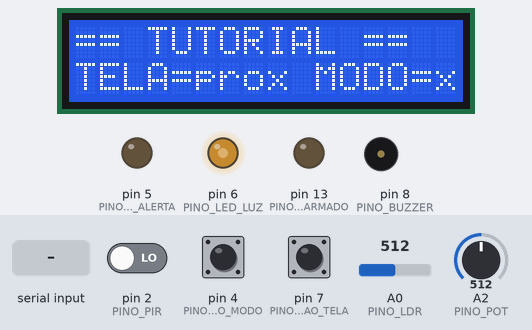
Simulated run of this sketch. Board: Arduino Uno, built with avr-gcc and run on an emulated ATmega328P. On the bench: 16×2 character LCD, output pins drawn as LEDs (lit = HIGH), buzzer (waves = sounding). Dashed ring = blinking. The inputs (shaded band) are chosen by the test bench; at power-on: pin 4 (PINO_BOTAO_MODO) HIGH, A0 (PINO_LDR) = 512, pin 2 (PINO_PIR) LOW, pin 7 (PINO_BOTAO_TELA) HIGH, A2 (PINO_POT) = 512. What the sketch prints to the serial monitor is not drawn.

Above: at 1.2 s.
1.3 s: "a\n" received over Serial
At 1.67 s:
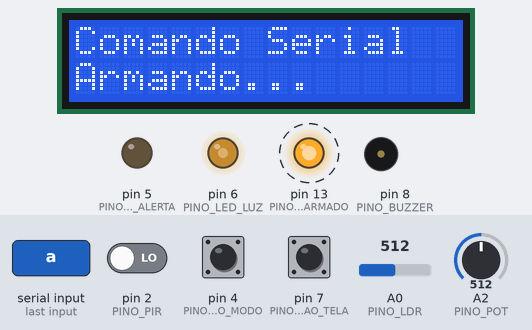
3.3 s: pin 4 (PINO_BOTAO_MODO) pulled LOW for 0.15 s
At 4.5 s:
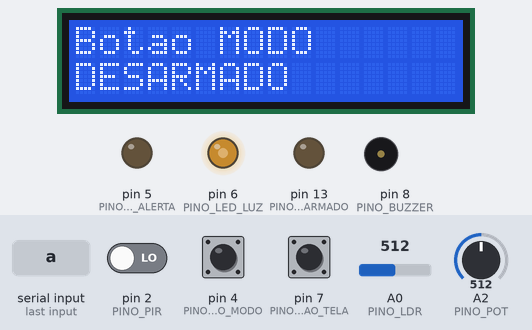
6.3 s: byte 115 ('s') received over Serial
At 7.0 s:
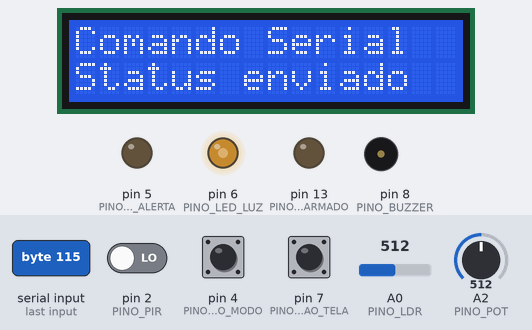
9.3 s: A0 (PINO_LDR) set to 306
At 9.7 s:
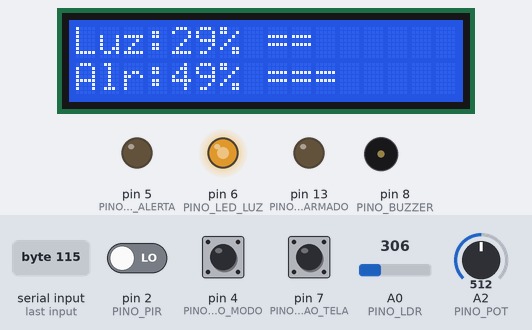
10.8 s: byte 97 ('a') received over Serial
At 12.7 s:
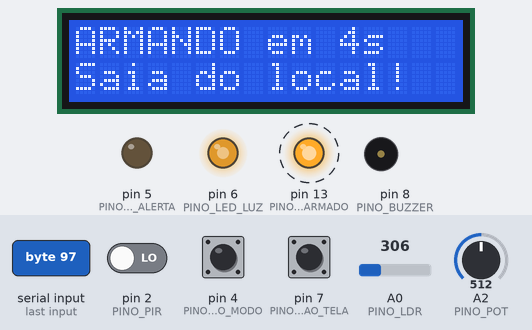
12.8 s: A0 (PINO_LDR) set to 122
At 16.6 s:
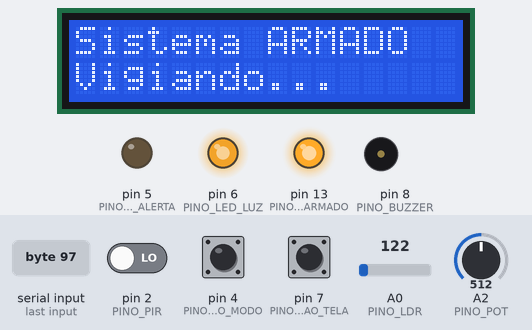
Timing chart, 0 to 18.1 s (numbered marks = the images above; inputs shaded):
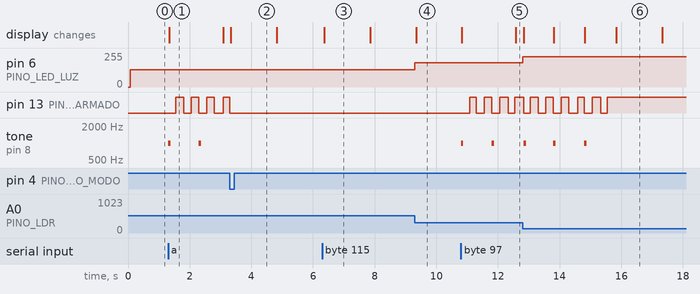

Measured:
- after the input at 1.3 s, pin 13 (PINO_LED_ARMADO): alternates HIGH for 0.25 s and LOW for 0.25 s, starting after 0.25 s; tone on pin 8 (PINO_BUZZER): alternates 1000 Hz for 0.08 s and silent for 0.92 s, starting at once; the display: changes at once (image 1)
- after the input at 3.3 s, pin 13 (PINO_LED_ARMADO): goes on until 3.3 s, then stays LOW; tone on pin 8 (PINO_BUZZER): stops changing and stays silent; the display: changes at once (image 2)
- after the input at 6.3 s, the display: changes after 0.06 s (image 3)
- after the input at 9.3 s, pin 6 (PINO_LED_LUZ): 128/255 → 182/255 at once; the display: changes at once (image 4)
- after the input at 10.8 s, pin 13 (PINO_LED_ARMADO): alternates HIGH for 0.25 s and LOW for 0.25 s, starting after 0.28 s; tone on pin 8 (PINO_BUZZER): alternates 1000 Hz for 0.08 s and silent for 0.92 s, starting at once; the display: first changes at once (image 5 shows a later state)
- after the input at 12.8 s, pin 6 (PINO_LED_LUZ): 182/255 → 227/255 at once
- what the display in image 1 shows lasts 1.8 s, from 1.3 s to 3.1 s

The sketch:

PROJETO_SENTINELA_V1_TINKERCAD.ino
```cpp
#include <Adafruit_LiquidCrystal.h>

const int PINO_PIR = 2;
const int PINO_BOTAO_MODO = 4;
const int PINO_LED_ALERTA = 5;
const int PINO_LED_LUZ = 6;
const int PINO_BOTAO_TELA = 7;
const int PINO_BUZZER = 8;
const int PINO_LED_ARMADO = 13;
const int PINO_LDR = A0;
const int PINO_POT = A2;

const unsigned long INTERVALO_PISCA = 300;
const unsigned long INTERVALO_LCD = 250;
const unsigned long TEMPO_DEBOUNCE = 200;
const unsigned long TEMPO_MENSAGEM = 1500;
const unsigned long TEMPO_SAIDA = 5000;
const unsigned long DURACAO_BIP = 80;
const int FREQUENCIA_BUZZER = 2000;
const int FREQUENCIA_BIP = 1000;

const int DESARMADO = 0;
const int ARMANDO = 1;
const int ARMADO = 2;
const int ALARME = 3;

const int TELA_ESTADO = 0;
const int TELA_SENSORES = 1;
const int TELA_HISTORICO = 2;
const int TELA_AJUDA = 3;
const int NUM_TELAS = 4;

// Textos do tutorial (maximo 16 caracteres por linha)
const int NUM_PASSOS = 8;
const char* tutorialL1[NUM_PASSOS] = {
  "== TUTORIAL ==", "Botao MODO:", "Botao TELA:", "Ao armar voce",
  "Se houver mov.:", "Serial: a=armar", "Potenciometro:", "Tudo pronto!"
};
const char* tutorialL2[NUM_PASSOS] = {
  "TELA=prox MODO=x", "arma / desarma", "troca de tela", "tem 5s p/ sair",
  "ALARME dispara", "d=desarm h=ajuda", "brilho do alerta", "TELA p/ comecar"
};

Adafruit_LiquidCrystal lcd(0);

volatile bool movimentoDetectado = false;

int estado = DESARMADO;
unsigned long inicioEstado = 0;
int tela = TELA_ESTADO;
int luz = 0;
int brilhoAlerta = 0;
bool piscaLigado = false;
int ultimoSegundo = -1;

bool emTutorial = false;
int passoTutorial = 0;

// Aviso temporario no display
const char* msgL1 = "";
const char* msgL2 = "";
unsigned long inicioMsg = 0;
bool msgAtiva = false;
bool redesenhar = true;

int totalDisparos = 0;
unsigned long ultimoDisparo = 0;

// Coluna atual do LCD, para completar a linha com espacos
int coluna = 0;

bool modoAnterior = false, telaAnterior = false;
unsigned long ultimoModo = 0, ultimoTela = 0, ultimoPisca = 0, ultimoLcd = 0;

// Interrupcao do PIR
void detectarMovimento() {
  movimentoDetectado = true;
}

const char* nomeEstado() {
  if (estado == ARMANDO) return "ARMANDO";
  if (estado == ARMADO) return "ARMADO";
  if (estado == ALARME) return "ALARME";
  return "DESARMADO";
}

int porcentagemAlerta() {
  return brilhoAlerta * 100 / 255;
}

// ===== Escrita no LCD sem usar String (economiza memoria de programa) =====
void inicioLinha(int linha) {
  lcd.setCursor(0, linha);
  coluna = 0;
}

void texto(const char* t) {
  lcd.print(t);
  coluna = coluna + strlen(t);
}

void numero(long n) {
  lcd.print(n);
  if (n < 0) { coluna = coluna + 1; n = -n; }
  do { coluna = coluna + 1; n = n / 10; } while (n > 0);
}

void fimLinha() {
  while (coluna < 16) {
    lcd.print(" ");
    coluna = coluna + 1;
  }
}

void escreverLinha(int linha, const char* t) {
  inicioLinha(linha);
  texto(t);
  fimLinha();
}

void escrever2(const char* l1, const char* l2) {
  escreverLinha(0, l1);
  escreverLinha(1, l2);
}

void mostrarMensagem(const char* l1, const char* l2) {
  msgL1 = l1;
  msgL2 = l2;
  inicioMsg = millis();
  msgAtiva = true;
  redesenhar = true;
}

void mudarEstado(int novo) {
  estado = novo;
  inicioEstado = millis();
  movimentoDetectado = false;
  piscaLigado = false;
  ultimoSegundo = -1;
  digitalWrite(PINO_LED_ARMADO, estado == ARMADO);
  noTone(PINO_BUZZER);
  analogWrite(PINO_LED_ALERTA, 0);
  lcd.setBacklight(HIGH);
  redesenhar = true;
  Serial.print("Estado: ");
  Serial.println(nomeEstado());
}

void armar(const char* origem) {
  if (estado == ALARME) {
    mostrarMensagem(origem, "Desarme antes");
  } else if (estado != DESARMADO) {
    mostrarMensagem(origem, "Ja esta armado");
  } else {
    mudarEstado(ARMANDO);
    mostrarMensagem(origem, "Armando...");
  }
}

void desarmar(const char* origem) {
  if (estado == DESARMADO) {
    mostrarMensagem(origem, "Ja desarmado");
  } else {
    mudarEstado(DESARMADO);
    mostrarMensagem(origem, "DESARMADO");
  }
}

void iniciarTutorial() {
  emTutorial = true;
  passoTutorial = 0;
  msgAtiva = false;
  redesenhar = true;
}

void encerrarTutorial() {
  emTutorial = false;
  tela = TELA_ESTADO;
  mostrarMensagem("Fim do tutorial", "t = rever");
}

// Botoes ligados no GND, usando pull-up interno
bool botaoApertado(int pino, bool &anterior, unsigned long &ultimoTempo) {
  bool apertado = digitalRead(pino) == LOW;
  bool novoAperto = apertado && !anterior && millis() - ultimoTempo > TEMPO_DEBOUNCE;
  if (novoAperto) ultimoTempo = millis();
  anterior = apertado;
  return novoAperto;
}

void lerBotoes() {
  bool apertouModo = botaoApertado(PINO_BOTAO_MODO, modoAnterior, ultimoModo);
  bool apertouTela = botaoApertado(PINO_BOTAO_TELA, telaAnterior, ultimoTela);

  if (emTutorial) {
    if (apertouModo) {
      encerrarTutorial();
    } else if (apertouTela) {
      passoTutorial = passoTutorial + 1;
      if (passoTutorial >= NUM_PASSOS) encerrarTutorial();
      else redesenhar = true;
    }
    return;
  }

  if (apertouModo) {
    if (estado == DESARMADO) armar("Botao MODO");
    else desarmar("Botao MODO");
  }
  if (apertouTela) {
    tela = (tela + 1) % NUM_TELAS;
    msgAtiva = false;
    redesenhar = true;
  }
}

void lerSensores() {
  luz = map(analogRead(PINO_LDR), 0, 1023, 0, 100);
  brilhoAlerta = map(analogRead(PINO_POT), 0, 1023, 0, 255);
}

void mostrarAjudaSerial() {
  Serial.println("a=armar d=desarmar s=status t=tutorial");
}

// a = armar, d = desarmar, s = status, t = tutorial, h = ajuda
void lerSerial() {
  if (!Serial.available()) return;
  char comando = Serial.read();

  // ignora Enter e espaco
  if (comando == 10 || comando == 13 || comando == 32) return;

  // maiuscula vira minuscula
  if (comando >= 65 && comando <= 90) comando = comando + 32;

  if (comando == 'a') {
    emTutorial = false;
    armar("Comando Serial");
  }
  else if (comando == 'd') {
    emTutorial = false;
    desarmar("Comando Serial");
  }
  else if (comando == 's') {
    emTutorial = false;
    Serial.println(nomeEstado());
    Serial.print("Luz %: ");
    Serial.println(luz);
    Serial.print("Disparos: ");
    Serial.println(totalDisparos);
    tela = TELA_SENSORES;
    mostrarMensagem("Comando Serial", "Status enviado");
  }
  else if (comando == 't') {
    if (estado == DESARMADO) iniciarTutorial();
    else mostrarMensagem("Comando Serial", "Desarme antes");
  }
  else if (comando == 'h') {
    emTutorial = false;
    mostrarAjudaSerial();
    tela = TELA_AJUDA;
    msgAtiva = false;
    redesenhar = true;
  }
  else {
    emTutorial = false;
    Serial.println("Invalido. h = ajuda");
    mostrarMensagem("Cmd invalido", "h = ajuda");
  }
}

void verificarMovimento() {
  if (estado == ARMADO && movimentoDetectado) {
    totalDisparos = totalDisparos + 1;
    ultimoDisparo = millis();
    Serial.println("ALERTA: movimento!");
    mudarEstado(ALARME);
  }
}

// Contagem antes de armar: bip a cada segundo e LED verde piscando
void atualizarArmando() {
  if (estado != ARMANDO) return;
  unsigned long decorrido = millis() - inicioEstado;

  if (decorrido >= TEMPO_SAIDA) {
    mudarEstado(ARMADO);
    mostrarMensagem("Sistema ARMADO", "Vigiando...");
    return;
  }

  int segundo = decorrido / 1000;
  if (segundo != ultimoSegundo) {
    ultimoSegundo = segundo;
    tone(PINO_BUZZER, FREQUENCIA_BIP, DURACAO_BIP);
    redesenhar = true;
  }

  int fase = (decorrido / 250) % 2;
  digitalWrite(PINO_LED_ARMADO, fase == 1 ? HIGH : LOW);
}

// Alarme: buzzer, LED vermelho e luz do display piscam juntos
void atualizarAlarme() {
  if (estado != ALARME || millis() - ultimoPisca < INTERVALO_PISCA) return;
  ultimoPisca = millis();
  piscaLigado = !piscaLigado;

  if (piscaLigado) {
    tone(PINO_BUZZER, FREQUENCIA_BUZZER);
    analogWrite(PINO_LED_ALERTA, brilhoAlerta);
    lcd.setBacklight(HIGH);
  } else {
    noTone(PINO_BUZZER);
    analogWrite(PINO_LED_ALERTA, 0);
    lcd.setBacklight(LOW);
  }
  redesenhar = true;
}

// Quanto mais escuro, mais forte o LED amarelo
void atualizarLedLuz() {
  analogWrite(PINO_LED_LUZ, map(luz, 0, 100, 255, 0));
}

// Ex.: Luz:45% =====
void linhaComBarra(int linha, const char* rotulo, int pct) {
  inicioLinha(linha);
  texto(rotulo);
  numero(pct);
  texto("% ");
  int blocos = map(pct, 0, 100, 0, 7);
  for (int i = 0; i < blocos; i++) texto("=");
  fimLinha();
}

void desenharAlarme() {
  if (piscaLigado) {
    escrever2("!! MOVIMENTO !!", "MODO p/desarmar");
  } else {
    escrever2("*** ALARME ***", "ou digite d");
  }
}

void desenharContagem() {
  long restante = (TEMPO_SAIDA - (millis() - inicioEstado) + 999) / 1000;
  inicioLinha(0);
  texto("ARMANDO em ");
  numero(restante);
  texto("s");
  fimLinha();
  escreverLinha(1, "Saia do local!");
}

void desenharTela() {
  if (tela == TELA_ESTADO) {
    inicioLinha(0);
    texto("Status:");
    texto(nomeEstado());
    fimLinha();
    if (estado == DESARMADO) escreverLinha(1, "MODO p/ armar");
    else escreverLinha(1, "MODO p/desarmar");
  }
  else if (tela == TELA_SENSORES) {
    linhaComBarra(0, "Luz:", luz);
    linhaComBarra(1, "Alr:", porcentagemAlerta());
  }
  else if (tela == TELA_HISTORICO) {
    inicioLinha(0);
    texto("Disparos: ");
    numero(totalDisparos);
    fimLinha();
    if (totalDisparos == 0) {
      escreverLinha(1, "Nenhum ainda");
    } else {
      long s = (millis() - ultimoDisparo) / 1000;
      inicioLinha(1);
      texto("Ultimo ha ");
      numero(s);
      texto("s");
      fimLinha();
    }
  }
  else {
    escrever2("Cmd: a d s t h", "TELA = prox tela");
  }
}

// Ordem: tutorial, alarme, aviso, contagem, tela escolhida
void atualizarDisplay() {
  if (!redesenhar && millis() - ultimoLcd < INTERVALO_LCD) return;
  redesenhar = false;
  ultimoLcd = millis();

  if (emTutorial) {
    escrever2(tutorialL1[passoTutorial], tutorialL2[passoTutorial]);
  }
  else if (estado == ALARME) {
    desenharAlarme();
  }
  else if (msgAtiva && millis() - inicioMsg < TEMPO_MENSAGEM) {
    escrever2(msgL1, msgL2);
  }
  else {
    msgAtiva = false;
    if (estado == ARMANDO) desenharContagem();
    else desenharTela();
  }
}

void setup() {
  Serial.begin(9600);

  pinMode(PINO_PIR, INPUT);
  pinMode(PINO_BOTAO_MODO, INPUT_PULLUP);
  pinMode(PINO_BOTAO_TELA, INPUT_PULLUP);
  pinMode(PINO_LED_ALERTA, OUTPUT);
  pinMode(PINO_LED_LUZ, OUTPUT);
  pinMode(PINO_LED_ARMADO, OUTPUT);
  pinMode(PINO_BUZZER, OUTPUT);

  attachInterrupt(digitalPinToInterrupt(PINO_PIR), detectarMovimento, RISING);

  lcd.begin(16, 2);
  lcd.setBacklight(HIGH);

  mudarEstado(DESARMADO);
  mostrarAjudaSerial();
  iniciarTutorial();
}

void loop() {
  lerBotoes();
  lerSensores();
  lerSerial();
  verificarMovimento();
  atualizarArmando();
  atualizarAlarme();
  atualizarLedLuz();
  atualizarDisplay();
}
```
